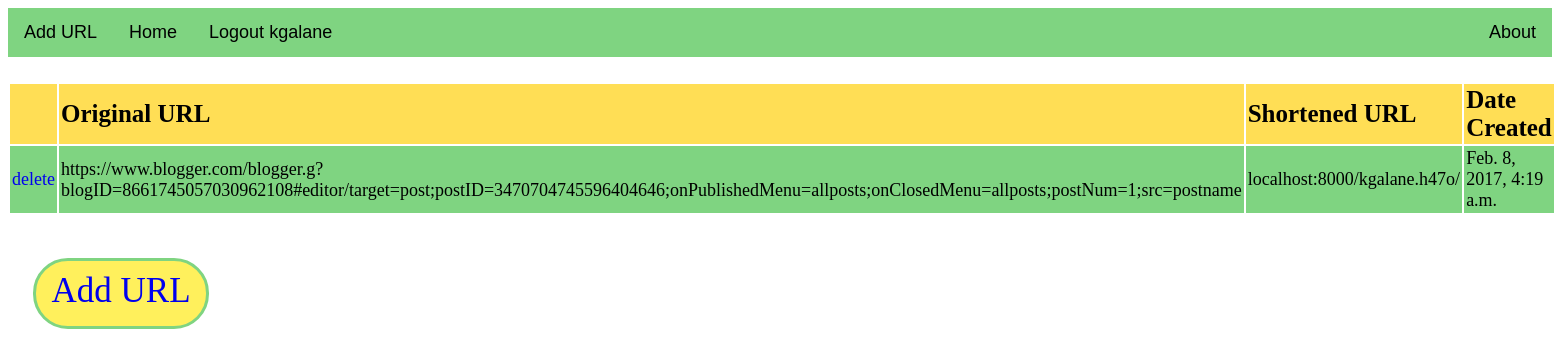
The page /URLShortener/URLs/kgalane/ (signed in) on the database its author committed.
### URLShortener/models.py (models this page shows, shortened)
class URLEntry(models.Model):
    url_id = models.CharField(unique=True, max_length=10, primary_key=True)
    user = models.ForeignKey(User, on_delete=models.CASCADE)
    original_url = models.URLField(max_length=300)
    shortened_url = models.URLField()
    created_date = models.DateTimeField('date created')

### URLShortener/views.py (the view)
# urls.py: url(r'^URLs/(?P<pk>\w+\d*)/$', views.UserURLDetail, name='userurls'),
@login_required(login_url='/')
def UserURLDetail(request, pk):
    if IsUserLoggedIn(request, pk):
        if request.user.is_authenticated:
            urls = URLEntry.objects.filter(user=request.user)
            return render(request, 'URLShortener/user_detail.html', {'urls': urls})
    elif request.user.username == "":
        return HttpResponseRedirect("/")
    return HttpResponseRedirect(reverse('URLShortener:userurls', kwargs={'pk': request.user.username} ))

### URLShortener/functions.py (called while the page is built)
def IsUserLoggedIn(request, username):
    return request.user.username == username

### URLShortener/templates/URLShortener/user_detail.html (shortened to what this page needs)
{% extends "layout.html" %}
{% block content %}
<article>
    <table >
        <tr>
            <th></th>
            <th>Original URL</th>
            <th>Shortened URL</th>
            <th>Date Created</th>
        </tr>
        {% for urlentry in urls %}
            <tr>
                <td style="text-align:center"><a href="{% url 'URLShortener:urldelete' pk=urlentry.pk user_id=user.username %}">delete</a></td>
                <td>{{urlentry.original_url}}</td>
                <td>{{urlentry.shortened_url}}</td>
                <td>{{urlentry.created_date}}</td>
            </tr>
        {% empty %}
            <br><h2>You don't have any URLs yet!  Click "Add URL" to add one.</h2>
        {% endfor %}
    </table>
</article>
<article>
    <br><div style="height: 45px" class="button"><a style="font-size: 35px;" href="{% url 'URLShortener:urlcreate' pk=user.username %}">Add URL</a></div>
</article>
{% endblock content %}

### templates/layout.html (shortened to what this page needs)
{% load static from staticfiles %}
<!doctype html>
<html>
    <head>
        <link rel="stylesheet" type="text/css" href="{% static 'assets/layout.css' %}">
    </head>
    <body>
        <ul>
             {% block navbar %}
            <li><a href="{% url 'URLShortener:urlcreate' pk=user.username %}">Add URL</a></li>
            {% block navbarhome %}
            <li><a href="{% url 'URLShortener:userurls' pk=user.username %}">Home</a></li>
            {% endblock navbarhome %}
            <li><a href="{% url 'Accounts:logout' %}">Logout {{user.username}}</a></li>
            <li style="float:right"><a class="about" href="{% url 'about' %}">About</a></li>
          {% endblock navbar %}
        </ul>
        {% block content %}{% endblock content %}
    </body>
</html>

### URLShortener/static/assets/layout.css (style rules this page uses)
body { background-image: url("background.gif"); background-size : 100% auto }
ul { list-style-type: none; margin: 0; padding: 0; overflow: hidden; background-color: #7fd481; }
li { float: left; }
li a, .dropbtn { font-family: sans-serif; font-size: 18px; display: block; color: black; text-align: center; padding: 14px 16px; text-decoration: none; }
.button { border-radius: 35px; background-color: #fff05c; border: 3px solid #7fd481; padding: 10px; margin: 25px; width: 150px; height: 70px; vertical-align: middle; text-align: center; font-size: 30px; font-color: #88ccc0; }
a:link, a:visited { ; text-decoration: none; cursor: auto; }
table { padding-top: 25px; table-layout: auto; }
table, th, td { border: 0px solid black; }
th, td { padding: 2px; text-align: left; }
th { background-color: #ffde55; color: black; font-size: 25px }
table tr:nth-child(even) { background-color: #7fd481; font-size: 18px }
table tr:nth-child(odd) { background-color: #99e373; font-size: 18px }

### rows shown on the page
URLEntry: original_url "https://www.blogger.com/blogger.g?blogID=8661745057030962108#editor/target=post;postID=3470704745596404646;onPublishedMenu=allposts;onClosedMenu=allposts;postNum=1;src=postname", shortened_url "localhost:8000/kgalane.h47o/", created_date "Feb. 8, 2017, 4:19 a.m."

### other values the page prints
{{ user.username }} "kgalane"
